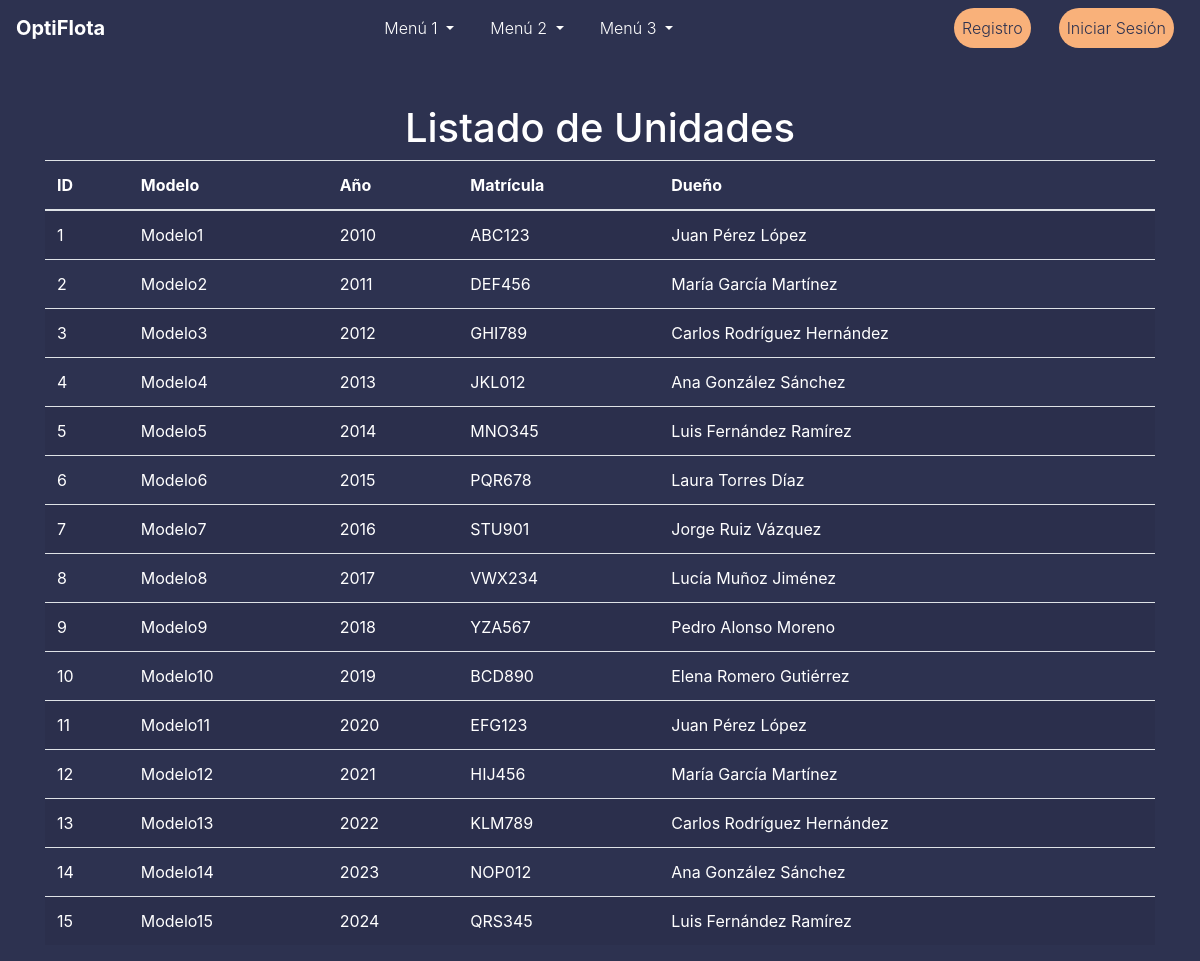
Screenshot of /units/list with the database file from the repository.
### models.py (models this page shows)
class Unit(db.Model):
    id = db.Column(db.Integer, primary_key=True)
    modelo = db.Column(db.String(50), nullable=False)
    ano = db.Column(db.Integer, nullable=False)
    matricula = db.Column(db.String(20), unique=True, nullable=False)
    dueño_id = db.Column(db.Integer, db.ForeignKey('admin.id'), nullable=False)
    dueño = db.relationship('Admin', backref=db.backref('units', lazy=True))

class Admin(db.Model):
    id = db.Column(db.Integer, primary_key=True)
    nombres = db.Column(db.String(50), nullable=False)
    apellido_paterno = db.Column(db.String(50), nullable=False)
    apellido_materno = db.Column(db.String(50), nullable=False)
    fecha_nacimiento = db.Column(db.Date, nullable=False)
    numero_telefonico = db.Column(db.String(20), nullable=False)

### routes/unit_routes.py (the view)
@unit_routes.route('/list')
def list_units():
    units = Unit.query.all()
    return render_template('list_units.html', units=units)

### templates/list_units.html (shortened to what this page needs)
{% extends "topmenu_template.html" %}
{% block content %}
<div class="container mt-5">
    <h1 class="text-center">Listado de Unidades</h1>
    <table class="table table-striped text-white">
        <thead>
            <tr>
                <th>ID</th>
                <th>Modelo</th>
                <th>Año</th>
                <th>Matrícula</th>
                <th>Dueño</th>
            </tr>
        </thead>
        <tbody>
            {% for unit in units %}
                <tr>
                    <td>{{ unit.id }}</td>
                    <td>{{ unit.modelo }}</td>
                    <td>{{ unit.ano }}</td>
                    <td>{{ unit.matricula }}</td>
                    <td>{{ unit.dueño.nombres }} {{ unit.dueño.apellido_paterno }} {{ unit.dueño.apellido_materno }}</td>
                </tr>
            {% endfor %}
        </tbody>
    </table>
</div>
{% endblock %}

### templates/topmenu_template.html (shortened to what this page needs)
<!DOCTYPE html>
<html lang="en">
<head>
    <link rel="stylesheet" href="https://stackpath.bootstrapcdn.com/bootstrap/4.5.2/css/bootstrap.min.css">
    <link rel="stylesheet" href="{{ url_for('static', filename='css/styles.css') }}">
</head>
<body>
<nav class="navbar navbar-expand-lg">
    <a class="navbar-brand" href="{{ url_for('main_routes.home') }}">OptiFlota</a>
    <div class="collapse navbar-collapse" id="navbarNav">
        <ul class="navbar-nav mx-auto">
            <li class="nav-item dropdown">
                <a class="nav-link dropdown-toggle" href="#" id="menu1" role="button" data-toggle="dropdown" aria-haspopup="true" aria-expanded="false">
                    Menú 1
                </a>
            </li>
            <li class="nav-item dropdown">
                <a class="nav-link dropdown-toggle" href="#" id="menu2" role="button" data-toggle="dropdown" aria-haspopup="true" aria-expanded="false">
                    Menú 2
                </a>
            </li>
            <li class="nav-item dropdown">
                <a class="nav-link dropdown-toggle" href="#" id="menu3" role="button" data-toggle="dropdown" aria-haspopup="true" aria-expanded="false">
                    Menú 3
                </a>
            </li>
        </ul>
        <ul class="navbar-nav">
            {% if current_user.is_authenticated %}
                <li class="nav-item">
                    <a class="nav-link btn btn-danger btn-custom ml-2" href="{{ url_for('auth_routes.logout') }}">Cerrar Sesión</a>
                </li>
            {% else %}
                <li class="nav-item">
                    <a class="nav-link btn btn-primary btn-custom ml-2" href="{{ url_for('auth_routes.register') }}">Registro</a>
                </li>
                <li class="nav-item">
                    <a class="nav-link btn btn-primary btn-custom ml-2" href="{{ url_for('auth_routes.login') }}">Iniciar Sesión</a>
                </li>
            {% endif %}
        </ul>
    </div>
</nav>
{% block content %}{% endblock %}
</body>
</html>

### static/css/styles.css (style rules this page uses)
:root { --color-fondo: #424769; --color-fondo-mas-fondo: #2d3250; --color-texto: #ffffff; --color-relleno-textbox: #676f9d; --color-boton: #f9b17a; }
body { background-color: var(--color-fondo-mas-fondo); color: var(--color-texto); }
.navbar, .login-container, .jumbotron, .card, .footer { background-color: var(--color-fondo); }
.navbar { background-color: var(--color-fondo-mas-fondo); }
.navbar-brand, .nav-link, .dropdown-item, .footer, .card-body, .jumbotron, .blockquote, .text-muted { color: var(--color-texto) !important; }
.btn-custom { background-color: var(--color-boton); color: var(--color-fondo-mas-fondo) !important; border: none; }
.btn-primary { background-color: var(--color-boton); border: none; color: var(--color-fondo-mas-fondo) !important; }

### templates/topmenu_template.html (style rules this page uses)
.navbar { justify-content: space-between; }
.navbar-brand { font-weight: bold; }
.navbar-nav { flex-direction: row; }
.nav-item { padding: 0 10px; }
.nav-link { font-weight: 300; }
.btn-custom { border-radius: 20px; font-weight: 300; }
.navbar-nav.mx-auto { justify-content: center; }

### rows the page displays
Unit: id "1", modelo "Modelo1", ano "2010", matricula "ABC123", dueño.nombres "Juan", dueño.apellido_paterno "Pérez", dueño.apellido_materno "López"
Unit: id "2", modelo "Modelo2", ano "2011", matricula "DEF456", dueño.nombres "María", dueño.apellido_paterno "García", dueño.apellido_materno "Martínez"
Unit: id "3", modelo "Modelo3", ano "2012", matricula "GHI789", dueño.nombres "Carlos", dueño.apellido_paterno "Rodríguez", dueño.apellido_materno "Hernández"
Unit: id "4", modelo "Modelo4", ano "2013", matricula "JKL012", dueño.nombres "Ana", dueño.apellido_paterno "González", dueño.apellido_materno "Sánchez"
Unit: id "5", modelo "Modelo5", ano "2014", matricula "MNO345", dueño.nombres "Luis", dueño.apellido_paterno "Fernández", dueño.apellido_materno "Ramírez"
Unit: id "6", modelo "Modelo6", ano "2015", matricula "PQR678", dueño.nombres "Laura", dueño.apellido_paterno "Torres", dueño.apellido_materno "Díaz"
Unit: id "7", modelo "Modelo7", ano "2016", matricula "STU901", dueño.nombres "Jorge", dueño.apellido_paterno "Ruiz", dueño.apellido_materno "Vázquez"
Unit: id "8", modelo "Modelo8", ano "2017", matricula "VWX234", dueño.nombres "Lucía", dueño.apellido_paterno "Muñoz", dueño.apellido_materno "Jiménez"
Unit: id "9", modelo "Modelo9", ano "2018", matricula "YZA567", dueño.nombres "Pedro", dueño.apellido_paterno "Alonso", dueño.apellido_materno "Moreno"
Unit: id "10", modelo "Modelo10", ano "2019", matricula "BCD890", dueño.nombres "Elena", dueño.apellido_paterno "Romero", dueño.apellido_materno "Gutiérrez"
Unit: id "11", modelo "Modelo11", ano "2020", matricula "EFG123", dueño.nombres "Juan", dueño.apellido_paterno "Pérez", dueño.apellido_materno "López"
Unit: id "12", modelo "Modelo12", ano "2021", matricula "HIJ456", dueño.nombres "María", dueño.apellido_paterno "García", dueño.apellido_materno "Martínez"
Unit: id "13", modelo "Modelo13", ano "2022", matricula "KLM789", dueño.nombres "Carlos", dueño.apellido_paterno "Rodríguez", dueño.apellido_materno "Hernández"
Unit: id "14", modelo "Modelo14", ano "2023", matricula "NOP012", dueño.nombres "Ana", dueño.apellido_paterno "González", dueño.apellido_materno "Sánchez"
Unit: id "15", modelo "Modelo15", ano "2024", matricula "QRS345", dueño.nombres "Luis", dueño.apellido_paterno "Fernández", dueño.apellido_materno "Ramírez"
